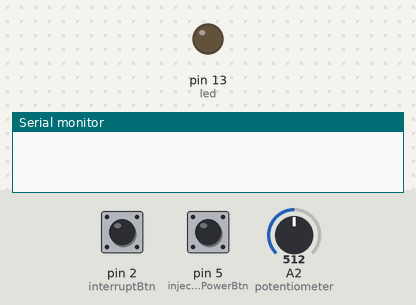
Bench run of a sketch on a simulated Arduino Uno, built with avr-gcc and run on an emulated ATmega328P. Parts: output pins drawn as LEDs (lit = HIGH), the last lines printed to the serial monitor. Dashed ring = blinking. Inputs (shaded band) come from the test bench; at power-on: A2 (potentiometer) = 512, pin 2 (interruptBtn) HIGH, pin 5 (injectorPowerBtn) LOW.

Above: at 2.8 s.
2.9 s: A2 (potentiometer) set to 0
At 3.8 s:
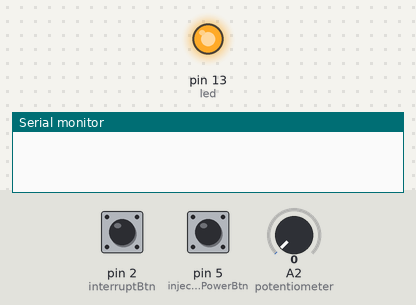
5.6 s: pin 2 (interruptBtn) pulled LOW for 2.35 s
9.4 s: A2 (potentiometer) set to 122
At 11.6 s:
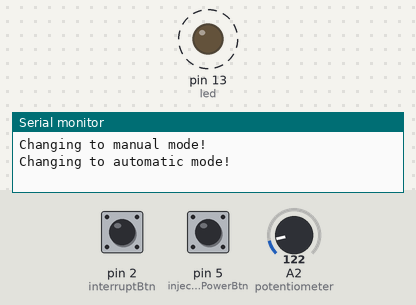
Timing chart, 0 to 21.1 s (numbered marks = the images above; inputs shaded):
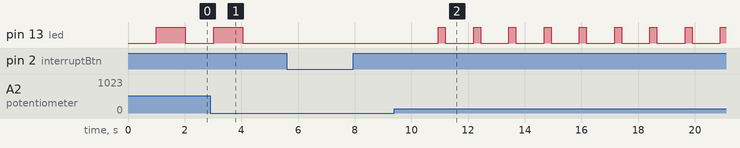

Measured:
- after the input at 2.9 s, pin 13 (led): goes on until 4.0 s, then stays LOW
- after the input at 9.4 s, pin 13 (led): alternates HIGH for 0.24 s and LOW for 1.0 s, starting after 1.6 s

The sketch:

program.ino
```cpp
// Pin initialization
const int interruptBtn = 2;
const int injectorPowerBtn = 5;
const int potentiometer = 2; // Analog Pin
const int led = 13;

unsigned long interruptTime = 0;
unsigned long lastInterruptTime = millis();

// Program Modes: 1 - manual, 2 - automatic
int programMode = 2;
int potentiometerValue = 0;

void setup() {
  Serial.begin(9600);

  pinMode(injectorPowerBtn, INPUT);
  pinMode(interruptBtn, INPUT_PULLUP);
  attachInterrupt(digitalPinToInterrupt(interruptBtn), interruptMethod, CHANGE);

  pinMode(led, OUTPUT);

  digitalWrite(injectorPowerBtn, HIGH);
}

void loop() {
  potentiometerValue = analogRead(potentiometer);

  if(programMode == 1) {
    if(digitalRead(injectorPowerBtn) == LOW)
      digitalWrite(led, HIGH);
    else
      digitalWrite(led, LOW);
  } else {
    digitalWrite(led, LOW);
    delay(1000);
    digitalWrite(led, HIGH);
    delay(potentiometerValue * 2);
    digitalWrite(led, LOW);
  }
}

void interruptMethod() {
  interruptTime = millis();
  // If interrupts come faster than 500ms, assume it's a bounce and ignore
  if (interruptTime - lastInterruptTime > 500) {
    if(programMode == 1) {
      digitalWrite(injectorPowerBtn, LOW);
      programMode = 2;
      Serial.println("Changing to automatic mode!");
    } else {
      digitalWrite(injectorPowerBtn, HIGH);
      digitalWrite(led, LOW);
      programMode = 1;
      Serial.println("Changing to manual mode!");
    }
  }
  lastInterruptTime = interruptTime;
}
```
